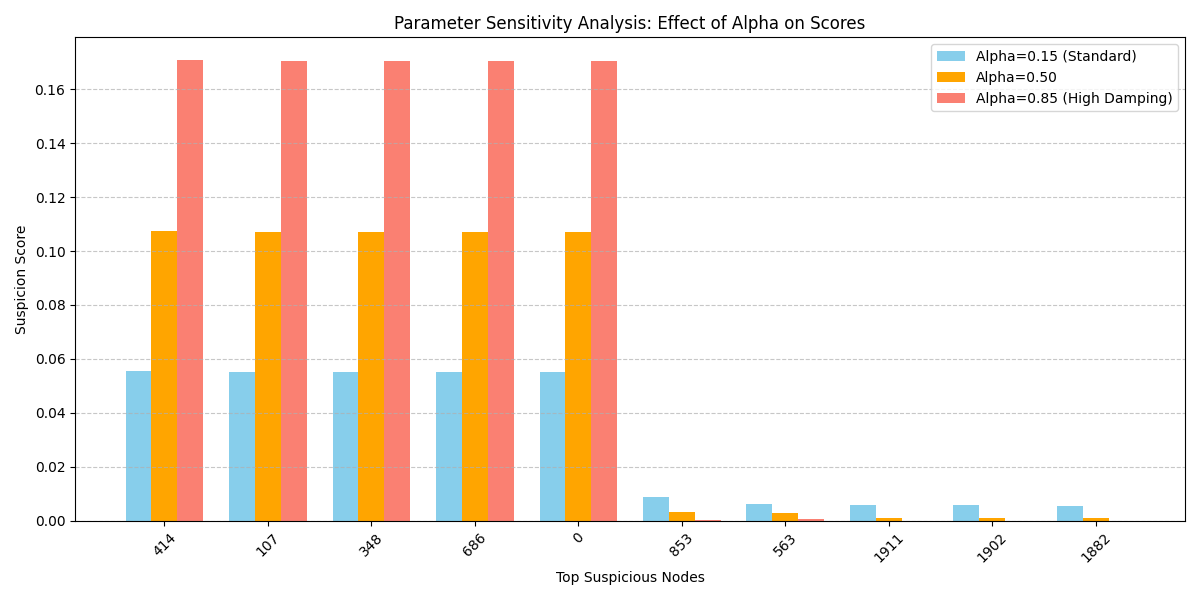

Write Python code to recreate this figure.
import pandas as pd
import matplotlib.pyplot as plt
import numpy as np

# ===============================================================
# Step 1: Load result CSV files generated by the C++ program
# ===============================================================
# Assumes the following files exist in the same directory
try:
    df_15 = pd.read_csv("results_PPR_alpha_15.csv")
    df_50 = pd.read_csv("results_PPR_alpha_50.csv")
    df_85 = pd.read_csv("results_PPR_alpha_85.csv")
except FileNotFoundError:
    print("Error: CSV files not found! Make sure you ran the C++ code.")
    exit()

# ===============================================================
# Step 2: Select the top 10 suspicious nodes
# The ranking is based on Alpha = 0.15 (baseline configuration)
# ===============================================================
top_nodes = df_15.head(10)['NodeID'].tolist()

# ===============================================================
# Step 3: Retrieve suspicion scores of the same nodes
# from other alpha configurations
# ===============================================================
scores_15 = df_15[df_15['NodeID'].isin(top_nodes)]['Score'].tolist()
scores_50 = []
scores_85 = []

for node in top_nodes:
    # Find the score of the same node in other result files
    s50 = df_50[df_50['NodeID'] == node]['Score'].values
    s85 = df_85[df_85['NodeID'] == node]['Score'].values
    
    scores_50.append(s50[0] if len(s50) > 0 else 0)
    scores_85.append(s85[0] if len(s85) > 0 else 0)

# ===============================================================
# Step 4: Plot grouped bar chart for sensitivity analysis
# ===============================================================
x = np.arange(len(top_nodes))
width = 0.25

plt.figure(figsize=(12, 6))

plt.bar(
    x - width,
    scores_15,
    width,
    label='Alpha = 0.15 (Standard)',
    color='skyblue'
)

plt.bar(
    x,
    scores_50,
    width,
    label='Alpha = 0.50',
    color='orange'
)

plt.bar(
    x + width,
    scores_85,
    width,
    label='Alpha = 0.85 (High Damping)',
    color='salmon'
)

# Chart formatting
plt.xlabel('Top Suspicious Nodes')
plt.ylabel('Suspicion Score')
plt.title('Parameter Sensitivity Analysis: Effect of Alpha on Scores')
plt.xticks(x, top_nodes, rotation=45)
plt.legend()
plt.grid(axis='y', linestyle='--', alpha=0.7)

# Adjust layout and save figure
plt.tight_layout()
plt.savefig('plot_sensitivity.png')
plt.show()
